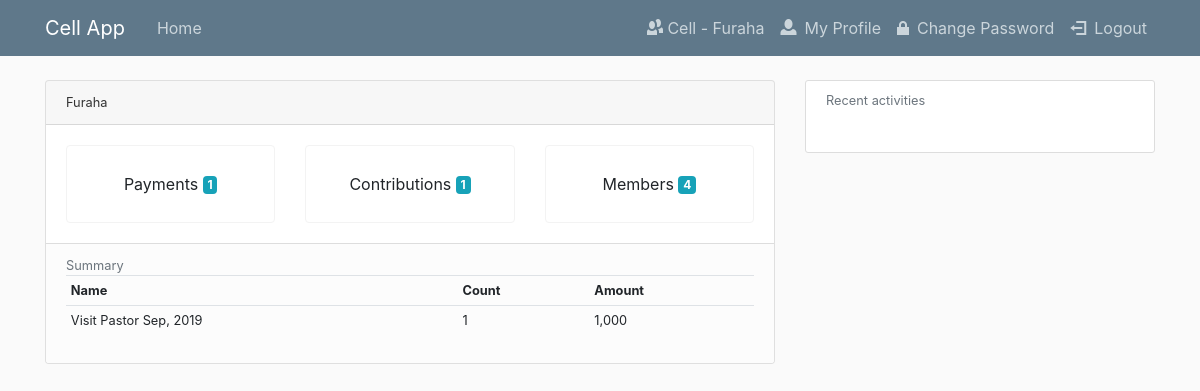
Screenshot of / (signed in) with the database file from the repository.
### cell/models.py (models this page shows, shortened)
class Member(models.Model):
    user = models.OneToOneField(User, on_delete=models.CASCADE, null=True, blank=True)
    cell_group = models.ForeignKey(CellGroup, on_delete=models.CASCADE)
    record_date = models.DateTimeField(default=timezone.now)
    created_by = models.ForeignKey(User, on_delete=models.PROTECT, related_name='member_created_by')
    name = models.CharField(max_length=100)
    phone_no = models.CharField(max_length=20, null=True)
    class Meta:
        unique_together = ('name', 'cell_group',)
        ordering = ['name']

class CellGroup(models.Model):
    name = models.CharField(max_length=100)
    created_by = models.ForeignKey(User, on_delete=models.PROTECT)
    record_date = models.DateTimeField(default=timezone.now)
    def __str__(self):
        return f'{self.name}'

class Contribution(models.Model):
    cell_group = models.ForeignKey(CellGroup, on_delete=models.CASCADE)
    record_date = models.DateTimeField(default=timezone.now)
    name = models.CharField(max_length=100)
    amount = models.DecimalField(max_digits=10, decimal_places=0)
    created_by = models.ForeignKey(
        User, on_delete=models.PROTECT, related_name='contribution_created_by')
    class Meta:
        ordering = ['-record_date']

### cell/views.py (the view)
# urls.py: path('', home, name="base-home"),
def home(request):
    member = None
    try:
        member = request.user.member if request.user.is_authenticated else None
    except Exception as e:
        print(e)
    contr_summary = []
    if member:
        contr_summary = Contribution.objects.filter(cell_group=member.cell_group).annotate(
            p_count=Count('payment'), p_total=Sum('payment__amount'))
    context = {
        'contr_summary': contr_summary
    }
    return render(request, 'cell/home.html', context)

### base/context_processors.py (called while the page is built)
def add_log_entries(request):
    if request.user and not request.user.is_anonymous:
        return {'log_entries': LogEntry.objects.filter(actor=request.user).order_by('-timestamp')[:5]}
    return {}

### cell/templates/cell/home.html
{% extends "base/base.html" %}
{% load humanize %}
{% block content %}
    {% if user.is_authenticated %}
        {% if user.member %}
            <div class="card mb-2">
              <div class="card-header">{{ user.member.cell_group }}</div>
              <div class="card-body row">
                 <div class="menu-btn col-md-4">
                     <a class="btn" href="{% url 'create-payment' %}">Payments <span class="badge badge-info">{{ user.member.cell_group.payment_set.count }}</span></a>
                 </div>
                 <div class="menu-btn col-md-4">
                     <a class="btn" href="{% url 'create-contribution' %}">Contributions <span class="badge badge-info">{{ user.member.cell_group.contribution_set.count }}</span></a>
                 </div>
                 <div class="menu-btn col-md-4">
                     <a class="btn" href="{% url 'create-member' %}">Members <span class="badge badge-info">{{ user.member.cell_group.member_set.count }}</span></a>
                 </div>
              </div>
              {% if contr_summary %}
                <div id="home-summary" class="card-footer text-muted">
                    Summary
                    <table class="table table-sm">
                        <tr>
                            <th>Name</th>
                            <th>Count</th>
                            <th>Amount</th>
                        </tr>
                        {% for m in contr_summary %}
                            <tr>
                                <td>{{ m.name }}</td>
                                <td>{{ m.p_count }}</td>
                                <td>{{ m.p_total|intcomma }}</td>
                            </tr>
                        {% endfor %}
                    </table>
                </div>
              {% endif %}
            </div>
        {% else %}
            <p>This application is for management of cell groups. However, you are not linked to any cell group right now!</p>
            <a class="btn btn-primary btn-sm" href="{% url 'create-cell-group' %}">Create new cell group</a>
        {% endif %}
    {% else %}
        <p>You are not logged in yet!</p>
        <a href="{% url 'login' %}">Login</a>
    {% endif %}
{% endblock content%}

### base/templates/base/base.html (shortened to what this page needs)
{% load static %}
<!DOCTYPE html>
<html>
<head>
    <link rel="stylesheet" href="https://stackpath.bootstrapcdn.com/bootstrap/4.3.1/css/bootstrap.min.css">
    <link rel="stylesheet" type="text/css" href="{% static 'base/font/css/open-iconic-bootstrap.css' %}"/>
    <link rel="stylesheet" type="text/css" href="{% static 'base/main.css' %}"/>
</head>
<body>
    <header class="site-header">
      <nav class="navbar navbar-expand-md navbar-dark bg-steel fixed-top">
        <div class="container">
          <a class="navbar-brand mr-4" href="{% url 'home' %}">Cell App</a>
          <div class="collapse navbar-collapse" id="navbarToggle">
            <div class="navbar-nav mr-auto">
              <a class="nav-item nav-link" href="{% url 'home' %}">Home</a>
            </div>
            <div class="navbar-nav">
              {% if user.is_authenticated %}
                <a class="nav-item nav-link" href="{% url 'home' %}"><span class="oi oi-people"></span> Cell - {{ user.member.cell_group }}</a>
                <a class="nav-item nav-link" href="{% url 'profile' %}"><span class="mr-2 oi oi-person"></span>My Profile</a>
                <a class="nav-item nav-link" href="{% url 'change-password' %}"><span class="mr-2 oi oi-lock-locked"></span>Change Password</a>
                <a class="nav-item nav-link" href="{% url 'logout' %}"><span class="mr-2 oi oi-account-logout"></span>Logout</a>
              {% else %}
                <a class="nav-item nav-link" href="{% url 'login' %}">Login</a>
                <a class="nav-item nav-link" href="{% url 'register' %}">Register</a>
              {% endif %}
            </div>
          </div>
        </div>
      </nav>
    </header>
    <main role="main" class="container">
      <div class="row">
        <div class="col-md-8 small">
          {% block content %}{% endblock %}
        </div>
        <div class="col-md-4">
          <div class="small content-section">
            {% if user.is_authenticated %}
              <p class='text-muted'>Recent activities
              </p>
            {% else %}
              <p>Not logged in</p>
            {% endif %}
          </div>
        </div>
      </div>
    </main>
</body>
</html>

### base/static/base/main.css (style rules this page uses)
body { background: #fafafa; color: #333333; margin-top: 5rem; }
.bg-steel { background-color: #5f788a; }
.site-header .navbar-nav .nav-link { color: #cbd5db; }
.content-section { background: #ffffff; padding: 10px 20px; border: 1px solid #dddddd; border-radius: 3px; margin-bottom: 20px; }
.menu-btn a { line-height: 4rem; border: 1px solid #f3f3f3; width: 100%; }
#home-summary.card-footer { background: #fcfcfc; }

### rows the page displays
Contribution: name "Visit Pastor Sep, 2019", p_count "1", p_total "1,000"

### other values shown
{{ user.member.cell_group }} "Furaha"
{{ user.member.cell_group.payment_set.count }} "1"
{{ user.member.cell_group.contribution_set.count }} "1"
{{ user.member.cell_group.member_set.count }} "4"
